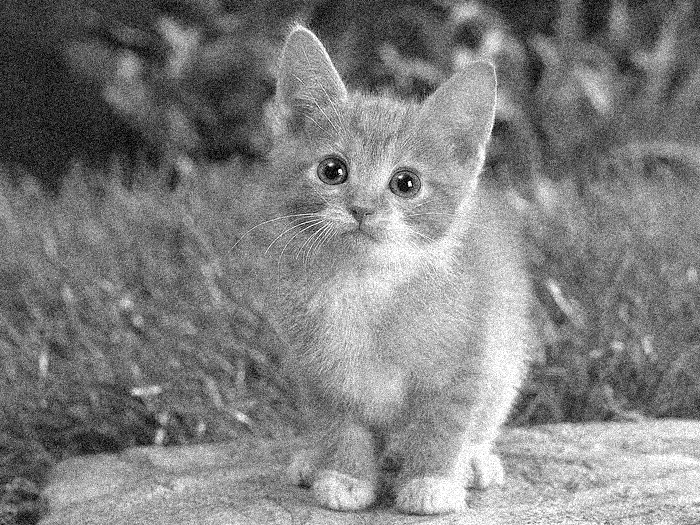
#> input picture Termin 5/catGNoisy.png, 700 x 525 px
$ python 'Aufgabe 1.py'
#> lines starting #> are read from the running program, lines starting #| are printed output that depends on the picture
"""
Aufgabe 5.1
"""

import numpy as np
from skimage.io import imread, imshow
import time
from scipy.ndimage.filters import convolve

#_____________________Aufgabe 1.1 und 1.2 __________________
img2 = imread("./catGNoisy.png")
#> img2 is the input picture: shape (525, 700); min 0, max 255, mean 127.5

entfernungNachbarn = 1  #Bestimmt den Grad an "Weichheit"  -> Aufgabe 1.4 bzw 1.5
                        # 1 bedeutet zb. alle direkten Nachbarn werden berücksichtigt

imgTrauerrand = np.zeros((img2.shape[0] + 2 * entfernungNachbarn, img2.shape[1] + 2 * entfernungNachbarn))
imgTrauerrand[entfernungNachbarn:-entfernungNachbarn, entfernungNachbarn:-entfernungNachbarn] = img2
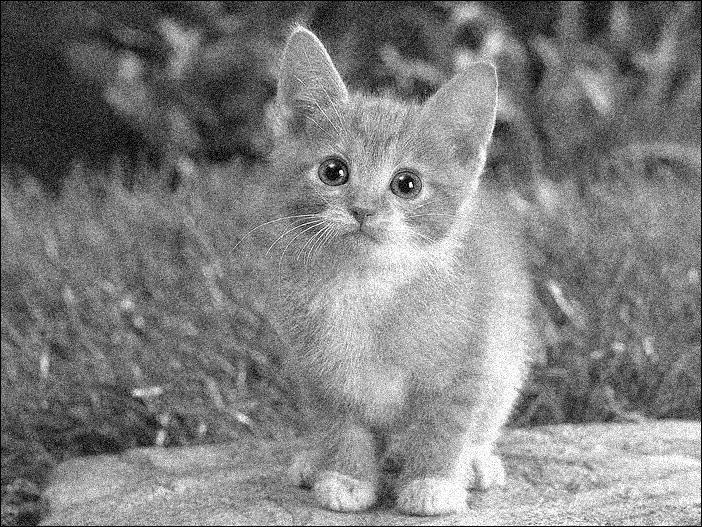
#> imgTrauerrand: shape (527, 702) float64; min 0, max 255, mean 126.6

tic2= time.time()

for x in range(img2.shape[0]):
    for y in range(img2.shape[1]):
        img2[x, y]= np.mean(imgTrauerrand[x:x + 2 * entfernungNachbarn, y:y + 2 * entfernungNachbarn])

toc2 = time.time()

laufzeit2 = toc2-tic2

#imshow(img2, cmap="Greys_r")
print(" Die Laufzeit von  Aufgabe 1.2 : " , laufzeit2)

#___________________ Aufgabe 1.3_____________________________
img3= imread("./catGNoisy.png")
mittelwertFilterShape = entfernungNachbarn*2+1 #Bestimmt den Grad an "Weichheit"   -> Zusatzaufgabe 1.5
mittelwertFilter = (1/(mittelwertFilterShape**2)) * np.ones((mittelwertFilterShape,mittelwertFilterShape))


tic3= time.time()

img3 = convolve(img3,mittelwertFilter)

toc3 = time.time()
laufzeit3 = toc3-tic3

imshow(img3, cmap="Greys_r")
print(" Die Laufzeit von  Aufgabe 1.3 : " , laufzeit3)


#___________________ Aufgabe 1.4_____________________________
# variiere die Variable entfernungNachbarn !:)
